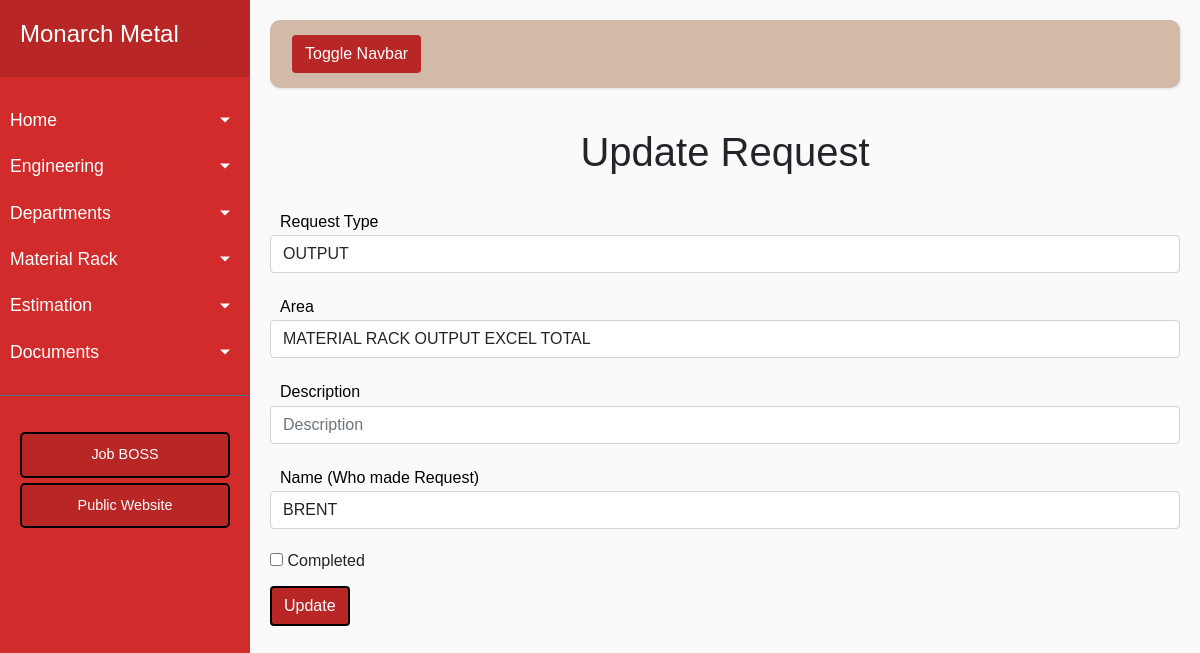
The app's page /edit_todo/27, older data.
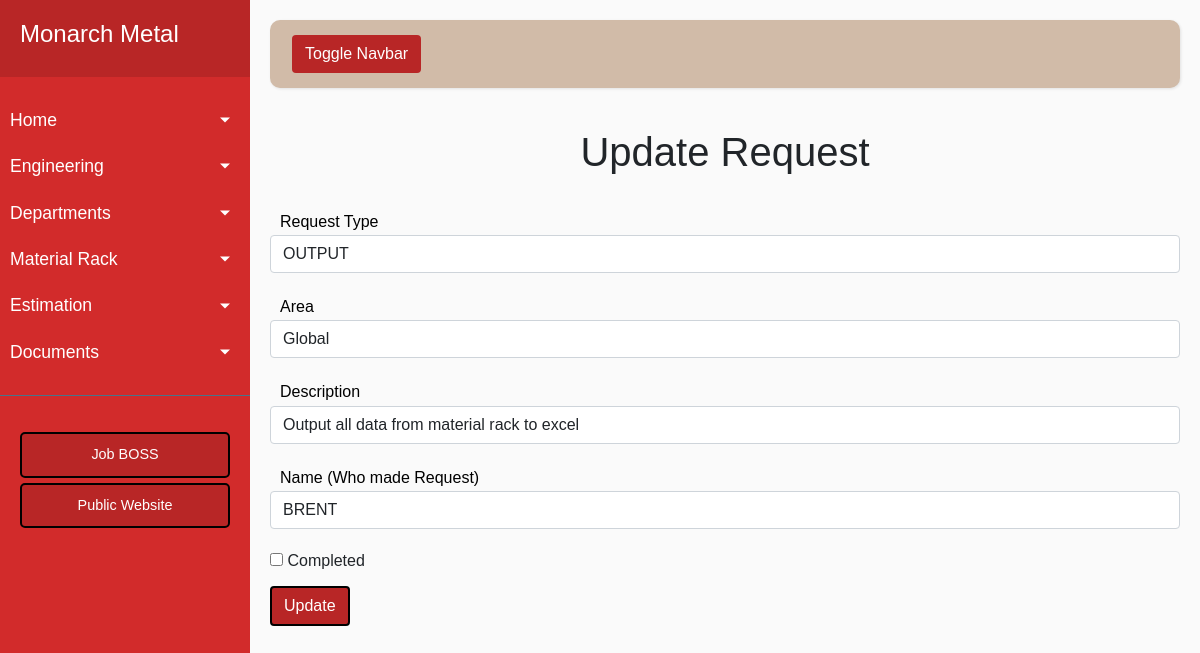
The same page, newer data.
### app/models.py (models this page shows, shortened)
class Todo(Base):
    __tablename__ = 'todo'
    id = Column(Integer, primary_key=True)
    rtype = Column(String(120))
    area = Column(String(120))
    desc = Column(String(120))
    name = Column(String(120))
    done = Column(Integer())

### app/routes.py (the view)
@app.route('/edit_todo/<int:id>', methods=["POST", "GET"])
def update_record_todo(id):
    if request.method == "POST":
        rtype = request.form["rtype"]
        area = request.form["area"]
        desc = request.form["desc"]
        name = request.form["name"]
        done = request.form["done"]
        update_todo = Todo.query.get(id)
        update_todo.rtype = rtype
        update_todo.area = area
        update_todo.desc = desc
        update_todo.name = name
        update_todo.done = done
        db_session.commit()
        data = {
            "id": id,
            "rtype": rtype,
            "area": area,
            "desc": desc,
            "name": name,
            "done": done
        }
        pusher_client.trigger('table', 'update-record-todo', {'data': data })
        return redirect("/index", code=302)
    else:
        new_todo = Todo.query.get(id)
        return render_template('update_todo.html', data=new_todo)

### app/routes.py (called while the page is built)
@app.teardown_appcontext
def shutdown_session(exception=None):
    db_session.remove()

### app/templates/update_todo.html (shortened to what this page needs)
{% extends 'base.html' %}
{% block content %}
<h1 align='center'>Update Request</h1>
    <br>
    <form method="POST" id="target">
        <div class="form-group">
            <p class="formTitle">Request Type</p>  <input type="text" class="form-control formJob" name="rtype" value="{{ data.rtype }}" placeholder="Request Type">
        </div>
        <div class="form-group">
            <p class="formTitle">Area</p>  <input type="text" class="form-control formJob" name="area" value="{{ data.area }}" placeholder="Area">
        </div>
        <div class="form-group">
            <p class="formTitle">Description</p>  <input type="text" class="form-control formJob" name="desc" value="{{ data.desc }}" placeholder="Description">
        </div>
        <div class="form-group">
            <p class="formTitle">Name (Who made Request)</p>  <input type="text" class="form-control formJob" name="name" value="{{ data.name }}" placeholder="Name">
        </div>
        <div class="form-group">
            <input id='donecb' class="formVerify" type="checkbox" value='on' name="done" {% if data.done == 'on' %} checked {% else %} {% endif %}> Completed
        </div>
        <button type="submit" class="btn btn-block btn-primary formBtn">Update</button>
    </form>
{% endblock %}

Row changes from the older to the newer data that the page shows:
changed Todo "OUTPUT": area "MATERIAL RACK OUTPUT EXCEL TOTAL" → "Global"; desc (not shown) → "Output all data from material rack to excel"
